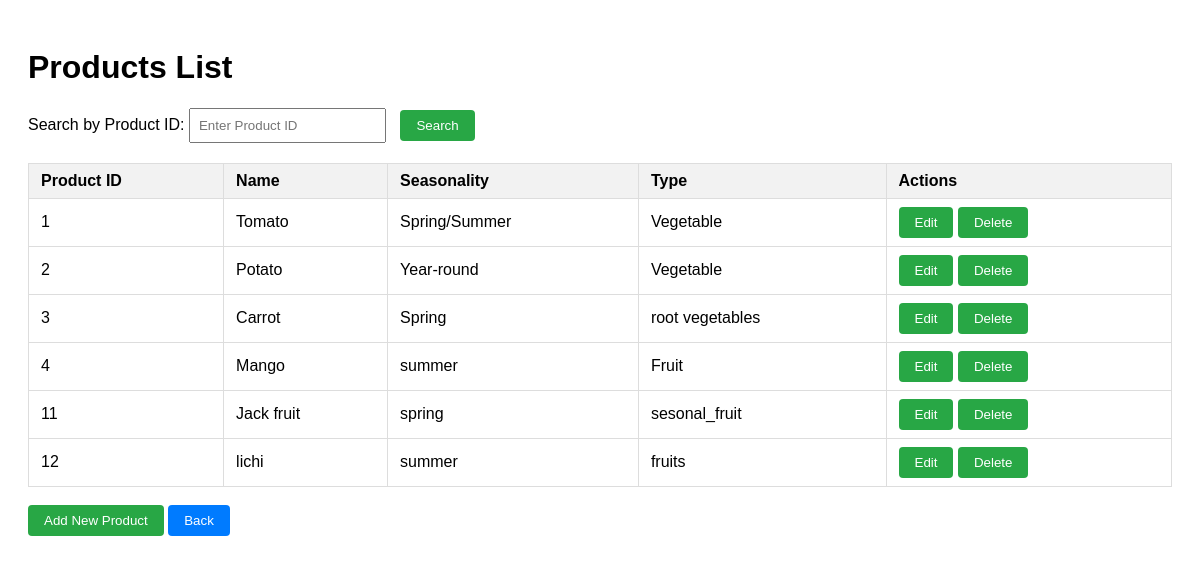
Screenshot of /agriProduct_list.php with the database file from the repository.
### tables this page shows
CREATE TABLE `agri_product` (
  `product_id` int(11) NOT NULL,
  `name` varchar(255) NOT NULL,
  `seasonality` varchar(255) DEFAULT NULL,
  `type` varchar(255) DEFAULT NULL
);

### agriProduct_list.php (the view, shortened to what this page needs)
<?php
$db = mysqli_connect('localhost', 'root', '', 'agriculture');
if (isset($_GET['search_id']) && $_GET['search_id'] !== '') {
    $search_id = mysqli_real_escape_string($db, $_GET['search_id']);
    $query = "SELECT * FROM agri_product WHERE product_id = '$search_id'";
} else {
    $query = "SELECT * FROM agri_product";
}
$result = mysqli_query($db, $query);
if (mysqli_num_rows($result) > 0) {
    $products = mysqli_fetch_all($result, MYSQLI_ASSOC);
} else {
    $products = [];
}
?>
<!DOCTYPE html>
<html lang="en">
<head>
</head>
<body>
  <div>
    <h1>Products List</h1>
    <form method="GET" action="" class="search-form">
      <label for="search_id">Search by Product ID:</label>
      <input type="text" id="search_id" name="search_id" placeholder="Enter Product ID" required>
      <button type="submit" class="btn">Search</button>
    </form>
    <?php if (count($products) > 0): ?>
    <table>
      <thead>
        <tr>
          <th>Product ID</th>
          <th>Name</th>
          <th>Seasonality</th>
          <th>Type</th>
          <th>Actions</th>
        </tr>
      </thead>
      <tbody>
        <?php foreach ($products as $product): ?>
          <tr>
            <td><?php echo htmlspecialchars($product['product_id']); ?></td>
            <td><?php echo htmlspecialchars($product['name']); ?></td>
            <td><?php echo htmlspecialchars($product['seasonality']); ?></td>
            <td><?php echo htmlspecialchars($product['type']); ?></td>
            <td>
              <a href="edit_product.php?product_id=<?php echo urlencode($product['product_id']); ?>"><button class="btn">Edit</button></a>
              <a href="delete_product.php?product_id=<?php echo urlencode($product['product_id']); ?>"><button class="btn">Delete</button></a>
            </td>
          </tr>
        <?php endforeach; ?>
      </tbody>
    </table>
    <?php else: ?>
      <div class="no-result">No products found.</div>
    <?php endif; ?>
    <br>
    <a href="add_AgriProduct_form.php"><button class="btn">Add New Product</button></a>
    <a href="admin_dashboard.php"><button class="btn btn-back">Back</button></a>
  </div>
</body>
</html>

### agriProduct_list.php (style rules this page uses)
body { font-family: Arial, sans-serif; padding: 20px; }
table { width: 100%; border-collapse: collapse; margin-top: 20px; }
th, td { padding: 8px 12px; border: 1px solid #ddd; text-align: left; }
th { background-color: #f2f2f2; }
.btn { padding: 8px 16px; background-color: #28a745; color: white; border: none; border-radius: 4px; cursor: pointer; }
.btn-back { background-color: #007bff; }
.search-form { margin-bottom: 20px; }
.search-form input { padding: 8px; margin-right: 10px; }

### rows the page displays
agri_product: product_id "1", name "Tomato", seasonality "Spring/Summer", type "Vegetable"
agri_product: product_id "2", name "Potato", seasonality "Year-round", type "Vegetable"
agri_product: product_id "3", name "Carrot", seasonality "Spring", type "root vegetables"
agri_product: product_id "4", name "Mango", seasonality "summer", type "Fruit"
agri_product: product_id "11", name "Jack fruit", seasonality "spring", type "sesonal_fruit"
agri_product: product_id "12", name "lichi", seasonality "summer", type "fruits"
